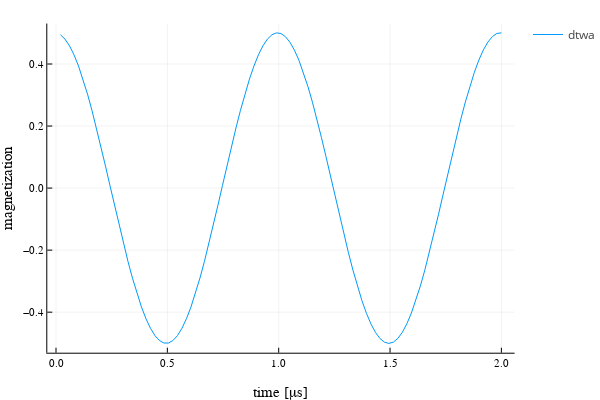

The notebook cell saved with this chart:
### Code cell
plot(times[2:end], 0.5 * sol[2:end, 1], label="dtwa")
xaxis!("time [μs]")
yaxis!("magnetization")

### Figure 1 — Plotly figure (JSON) as saved in the notebook; plotly's stock layout.template omitted (floating-point values rounded to 4 significant figures)
{"data": [{"colorbar": {"title": {"text": ""}}, "legendgroup": "dtwa", "line": {"color": "rgba(0, 154, 250, 1.000)", "dash": "solid", "shape": "linear", "width": 1}, "mode": "lines", "name": "dtwa", "showlegend": true, "type": "scatter", "x": [0.0202, 0.0404, 0.06061, 0.08081, 0.101, 0.1212, 0.1414, 0.1616, 0.1818, 0.202, 0.2222, 0.2424, 0.2626, 0.2828, 0.303, 0.3232, 0.3434, 0.3636, 0.3838, 0.404, 0.4242, 0.4444, 0.4646, 0.4848, 0.5051, 0.5253, 0.5455, 0.5657, 0.5859, 0.6061, 0.6263, 0.6465, 0.6667, 0.6869, 0.7071, 0.7273, 0.7475, 0.7677, 0.7879, 0.8081, 0.8283, 0.8485, 0.8687, 0.8889, 0.9091, 0.9293, 0.9495, 0.9697, 0.9899, 1.01, 1.03, 1.051, 1.071, 1.091, 1.111, 1.131, 1.152, 1.172, 1.192, 1.212, 1.232, 1.253, 1.273, 1.293, 1.313, 1.333, 1.354, 1.374, 1.394, 1.414, 1.434, 1.455, 1.475, 1.495, 1.515, 1.535, 1.556, 1.576, 1.596, 1.616, 1.636, 1.657, 1.677, 1.697, 1.717, 1.737, 1.758, 1.778, 1.798, 1.818, 1.838, 1.859, 1.879, 1.899, 1.919, 1.939, 1.96, 1.98, 2], "xaxis": "x", "y": [0.494, 0.4801, 0.4586, 0.4296, 0.3936, 0.3512, 0.3031, 0.2501, 0.1931, 0.1331, 0.07091, 0.007625, -0.05579, -0.1183, -0.1789, -0.2367, -0.2906, -0.3398, -0.3836, -0.4212, -0.4521, -0.4756, -0.4915, -0.4995, -0.4995, -0.4914, -0.4754, -0.4518, -0.4209, -0.3832, -0.3393, -0.29, -0.236, -0.1783, -0.1177, -0.05512, 0.008312, 0.07162, 0.1338, 0.1938, 0.2506, 0.3034, 0.3514, 0.3937, 0.4296, 0.4587, 0.4804, 0.4943, 0.5003, 0.4982, 0.4881, 0.4702, 0.4447, 0.4121, 0.3728, 0.3275, 0.2769, 0.2218, 0.1633, 0.102, 0.03921, -0.02427, -0.08738, -0.1491, -0.2084, -0.2644, -0.3161, -0.3627, -0.4034, -0.4377, -0.4649, -0.4847, -0.4966, -0.5006, -0.4965, -0.4844, -0.4645, -0.4372, -0.4028, -0.362, -0.3153, -0.2635, -0.2075, -0.1481, -0.08633, -0.02321, 0.04029, 0.1031, 0.1643, 0.2229, 0.2778, 0.3283, 0.3736, 0.4128, 0.4454, 0.4707, 0.4885, 0.4985, 0.5004], "yaxis": "y", "zmax": null, "zmin": null}], "layout": {"annotations": [], "height": 400, "legend_position": {"bgcolor": "rgba(255, 255, 255, 1.000)", "bordercolor": "rgba(0, 0, 0, 1)", "borderwidth": 1, "font": {"color": "rgba(0, 0, 0, 1)", "family": "sans-serif", "size": 11}, "title": {"font": {"color": "rgba(0, 0, 0, 1)", "family": "sans-serif", "size": 15}, "text": ""}, "tracegroupgap": 0, "traceorder": "normal", "x": 1, "xanchor": "auto", "y": 1, "yanchor": "auto"}, "margin": {"b": 20, "l": 0, "r": 0, "t": 20}, "paper_bgcolor": "rgba(255, 255, 255, 1.000)", "plot_bgcolor": "rgba(255, 255, 255, 1.000)", "showlegend": true, "width": 600, "xaxis": {"anchor": "y", "domain": [0.09128, 0.9934], "gridcolor": "rgba(0, 0, 0, 0.1)", "gridwidth": 0.5, "linecolor": "rgba(0, 0, 0, 1)", "mirror": false, "range": [-0.03919, 2.059], "showgrid": true, "showline": true, "showticklabels": true, "tickangle": 0, "tickcolor": "rgb(0, 0, 0)", "tickfont": {"color": "rgba(0, 0, 0, 1)", "family": "sans-serif", "size": 11}, "tickmode": "array", "ticks": "inside", "ticktext": ["0.0", "0.5", "1.0", "1.5", "2.0"], "tickvals": [0, 0.5, 1, 1.5, 2], "title": {"font": {"color": "rgba(0, 0, 0, 1)", "family": "sans-serif", "size": 15}, "text": "time [μs]"}, "type": "linear", "visible": true, "zeroline": false, "zerolinecolor": "rgba(0, 0, 0, 1)"}, "yaxis": {"anchor": "x", "domain": [0.07581, 0.9902], "gridcolor": "rgba(0, 0, 0, 0.1)", "gridwidth": 0.5, "linecolor": "rgba(0, 0, 0, 1)", "mirror": false, "range": [-0.5307, 0.5304], "showgrid": true, "showline": true, "showticklabels": true, "tickangle": 0, "tickcolor": "rgb(0, 0, 0)", "tickfont": {"color": "rgba(0, 0, 0, 1)", "family": "sans-serif", "size": 11}, "tickmode": "array", "ticks": "inside", "ticktext": ["−0.4", "−0.2", "0.0", "0.2", "0.4"], "tickvals": [-0.4, -0.2, 0, 0.2, 0.4], "title": {"font": {"color": "rgba(0, 0, 0, 1)", "family": "sans-serif", "size": 15}, "text": "magnetization"}, "type": "linear", "visible": true, "zeroline": false, "zerolinecolor": "rgba(0, 0, 0, 1)"}}}
